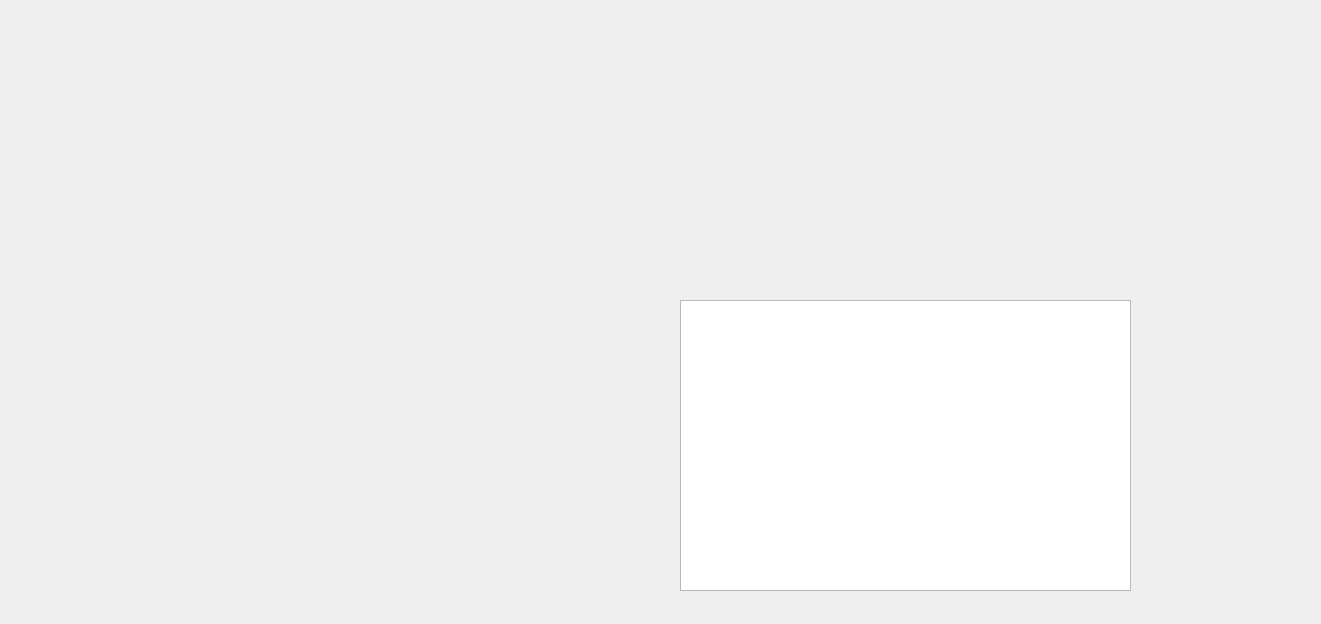
<?xml version="1.0" encoding="UTF-8"?>
<ui version="4.0">
 <class>FPolynomialWindow</class>
 <widget class="QDialog" name="FPolynomialWindow">
  <property name="geometry">
   <rect>
    <x>0</x>
    <y>0</y>
    <width>1321</width>
    <height>624</height>
   </rect>
  </property>
  <property name="windowTitle">
   <string>FPolynomialWindow</string>
  </property>
  <widget class="QWidget" name="gridLayoutWidget">
   <property name="geometry">
    <rect>
     <x>110</x>
     <y>20</y>
     <width>1131</width>
     <height>181</height>
    </rect>
   </property>
   <layout class="QGridLayout" name="RadioButtonLayout"/>
  </widget>
  <widget class="QWidget" name="gridLayoutWidget_2">
   <property name="geometry">
    <rect>
     <x>110</x>
     <y>260</y>
     <width>181</width>
     <height>331</height>
    </rect>
   </property>
   <layout class="QGridLayout" name="gridLayout"/>
  </widget>
  <widget class="QTextEdit" name="result">
   <property name="geometry">
    <rect>
     <x>680</x>
     <y>300</y>
     <width>451</width>
     <height>291</height>
    </rect>
   </property>
  </widget>
  <widget class="QWidget" name="verticalLayoutWidget">
   <property name="geometry">
    <rect>
     <x>390</x>
     <y>480</y>
     <width>201</width>
     <height>101</height>
    </rect>
   </property>
   <layout class="QVBoxLayout" name="btnLayout"/>
  </widget>
 </widget>
 <resources/>
 <connections/>
</ui>
